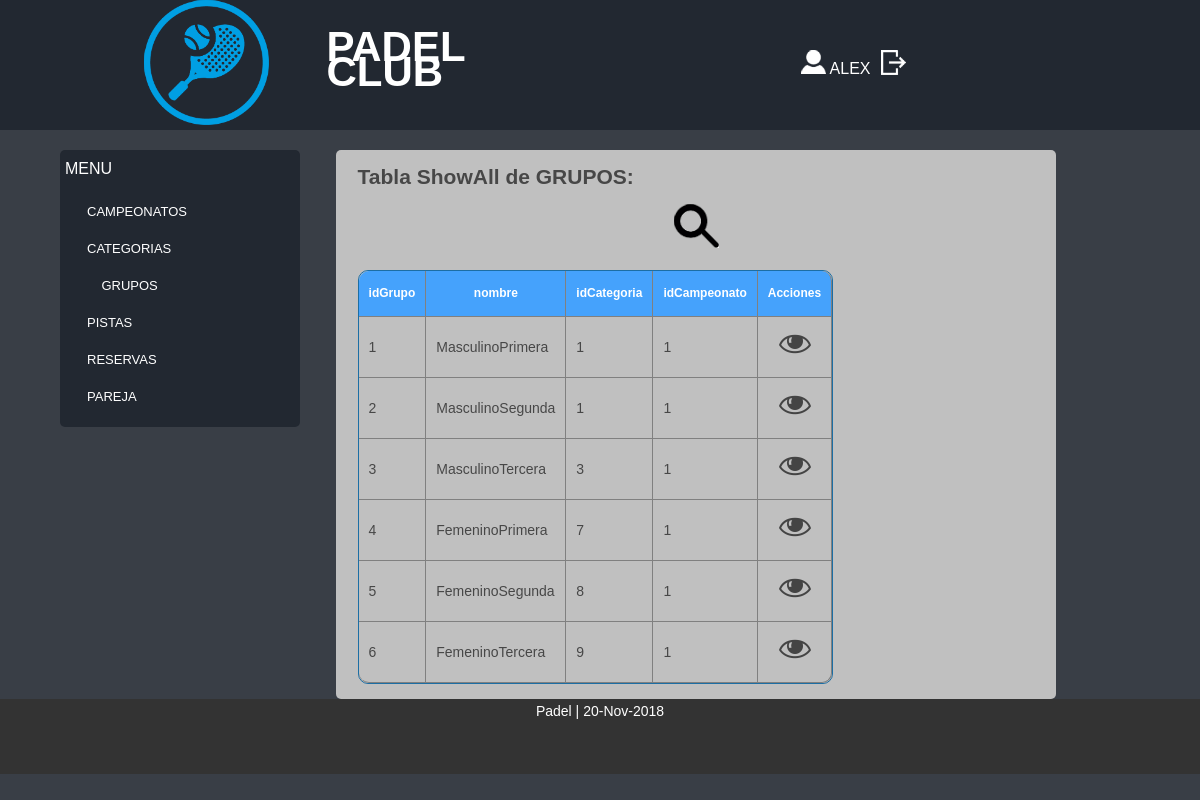
Screenshot of /Controllers/GRUPOS_Controller.php (signed in) with the database file from the repository.
### tables this page shows
CREATE TABLE `GRUPO` (
  `idGrupo` int(10) NOT NULL,
  `nombre` varchar(30) NOT NULL,
  `idCategoria` int(10) NOT NULL,
  `idCampeonato` int(10) NOT NULL
);

### Models/GRUPOS_Model.php (called while the page is built, shortened)
<?php
class GRUPOS_Model {
function __construct($idGrupo,$nombre,$idCategoria,$idCampeonato){
	include_once 'Access_DB.php';
	$this->mysqli = ConnectDB();
}
function _SHOWALL(){
	$sql = "SELECT `idGrupo`, `nombre`, `idCategoria`, `idCampeonato` FROM GRUPO";
	$result = $this->mysqli->query($sql);
	if($result ->num_rows >0){
		$j = 0;
		while($tupla = mysqli_fetch_assoc($result)){
		   $tuplas[$j] = $tupla;
		   $j++;
		}
		return $tuplas;
	}
	else{
		return  false;
	}
}
}
?>

### Models/Access_DB.php (called while the page is built)
<?php
function ConnectDB()
{
    $mysqli = new mysqli("", 'root', '' , 'ABP_11');
	if ($mysqli->connect_errno) {
		include '../View/MESSAGE_View.php';
		new MESSAGE("Fallo al conectar a MySQL: (" . $mysqli->connect_errno . ") " . $mysqli->connect_error, './index.php');
		return false;
	}
	else{
		return $mysqli;
	}
}
?>

### Views/GRUPO_SHOWALL_View.php (the view, shortened to what this page needs)
<?php
class GRUPO_SHOWALL {
	function __construct($search,$lista,$array,$volver){
		$this->search = $search;
		$this->lista = $lista;
		$this->datos = $array;
		$this->render();
	}
	function render(){
		include 'Header.php';
?>
<div style="overflow-x:auto;">
				<h2><?php if(!$this->search){ echo 'Tabla ShowAll de GRUPOS';}else{echo 'Tabla Busqueda de GRUPOS';} ?>:</h2>
					<div id="anhadir-borrar" style="text-align: center;">
							 <a href="<?php $_SERVER['PHP_SELF'] ?>?action=SEARCH"><img src="../Views/images/busqueda.png"></a>
					</div>
					<table class="tablas separador">
						<tr>
						<?php
						for($i=0; $i<count($this->lista);$i++){
								echo "<th>".$this->lista[$i]."</th>";
						}
						echo "<th>Acciones</th></tr>";
							?>
						<?php
							for($j=0;$j<count($this->datos);$j++){
								echo "<tr>";
								for($i=0; $i<count($this->lista);$i++){
										echo "<td>".$this->datos[$j][($this->lista)[$i]]."</td>";
								}
								echo '<td>&nbsp;&nbsp;&nbsp;<a href="'.$_SERVER['PHP_SELF'].'?action=SHOWCURRENT&'.($this->lista)[0].'='.$this->datos[$j][($this->lista)[0]].'"><img src="../Views/images/busqueda2.png"></a></td></tr>';
							}
							?>
					</table>
</div>
<?php
	include 'Footer.php';
	}
}
?>

### Views/css/style.css (style rules this page uses)
* { margin:0px; padding:0px; }
html, body { width:100%; padding:0; margin:0; }
body { background: #393E46;color: #474747;font: 14px/25px Arial, Helvetica, sans-serif; }
.content a { text-decoration:none; font-size:16px; }
.content p,h2,h3,h4,form,table { margin-left:3%; margin-right:3%; margin-top:2%; margin-bottom:2%; }
#anhadir-borrar { margin: 0 auto; }
.tablas { border: 1px solid #1C6EA4; border-collapse: collapse; overflow-x:auto; }
td { padding:10px; }
th { background-color: #45A2FC; padding:10px; color: #FFFFFF; font-size: 12px; }
.separador { border-radius: 10px; border-spacing: 0; border-collapse: separate; }
.separador td, table.separador th { border-bottom: 1px solid Gray; border-right: 1px solid Gray; }
.separador tr:last-child td:first-child { border-bottom-left-radius: 10px; }
.separador tr:last-child td:last-child { border-bottom-right-radius: 10px; }
.separador tr:first-child th:first-child, table.separador tr:first-child td:first-child { border-top-left-radius: 10px }
.separador tr:first-child th:last-child, table.separate tr:first-child td:last-child { border-top-right-radius: 10px; }

### rows the page displays
grupo: idGrupo "1", nombre "MasculinoPrimera", idCategoria "1", idCampeonato "1"
grupo: idGrupo "2", nombre "MasculinoSegunda", idCategoria "1", idCampeonato "1"
grupo: idGrupo "3", nombre "MasculinoTercera", idCategoria "3", idCampeonato "1"
grupo: idGrupo "4", nombre "FemeninoPrimera", idCategoria "7", idCampeonato "1"
grupo: idGrupo "5", nombre "FemeninoSegunda", idCategoria "8", idCampeonato "1"
grupo: idGrupo "6", nombre "FemeninoTercera", idCategoria "9", idCampeonato "1"

### other values shown
$_SESSION['login'] "ALEX"
$this->lista[$i] "idGrupo"
$this->lista[$i] "nombre"
$this->lista[$i] "idCategoria"
$this->lista[$i] "idCampeonato"
date("d-M-Y", mktime()) "20-Nov-2018"
